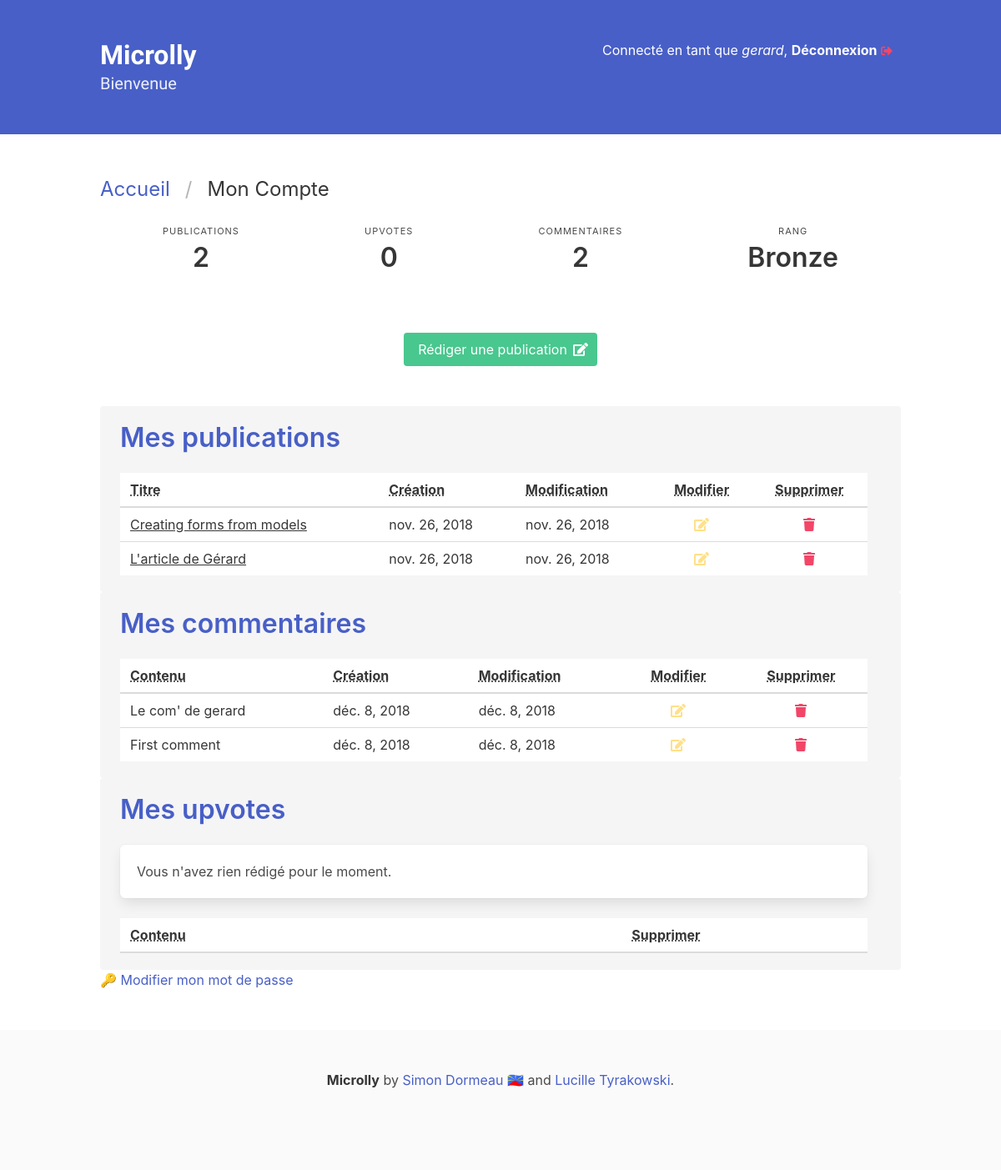
The app's page /accounts/ (signed in), older data.
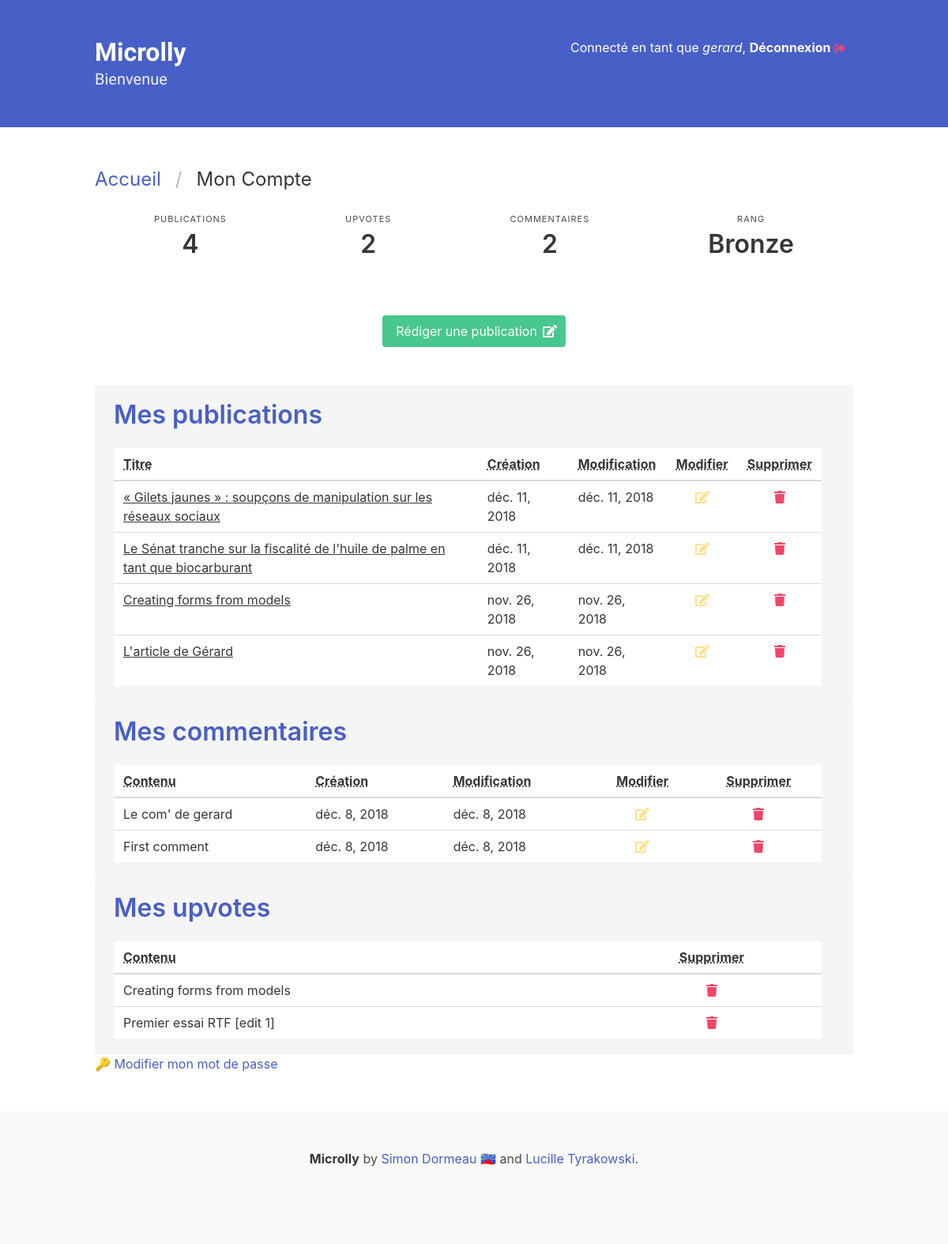
The same page, newer data.
### Microlly/models.py (models this page shows, shortened)
class Post(models.Model):
    title = models.CharField(max_length=150)
    body = RichTextField()
    author = models.ForeignKey(User, on_delete=models.CASCADE, related_name="posts")
    creation_date = models.DateField(auto_now_add=True)
    update_date = models.DateField(auto_now=True)
    class Meta:
        ordering = ("-id",)
        verbose_name = "Publication"
        verbose_name_plural = "Publications"

class Comment(models.Model):
    message = models.CharField(max_length=250)
    author = models.ForeignKey(User, on_delete=models.CASCADE, related_name="comments")
    post = models.ForeignKey(Post, on_delete=models.CASCADE, related_name="comments")
    creation_date = models.DateField(auto_now_add=True)
    update_date = models.DateField(auto_now=True)
    class Meta:
        ordering = ("-id",)
        verbose_name = "Commentaire"
        verbose_name_plural = "Commentaires"

class Like(models.Model):
    author = models.ForeignKey(User, on_delete=models.CASCADE, related_name="likes")
    post = models.ForeignKey(Post, on_delete=models.CASCADE, related_name="likes")
    class Meta:
        verbose_name = "Like"
        verbose_name_plural = "Likes"

### Microlly/views.py (the view)
# urls.py: path("accounts/", views.account, name="account"),
@login_required
def account(request):
    user_rank = ranking.get_rank(len(request.user.posts.all()))
    isaccountview = True
    return render(
        request,
        "account.html",
        {
            "isaccountview": isaccountview,
            "rank": user_rank,
        },
    )

### Microlly/ranking.py (called while the page is built)
def get_rank(number_of_posts):
    try:
        points = int(number_of_posts)
    except:
        points = 0
    ranks = [
        "Luke",
        "Platinium",
        "Gold",
        "Silver",
        "Bronze",
        "Noob",
    ]
    if points >= 10000:
        return ranks[0]
    if points >= 1000:
        return ranks[1]
    if points >= 100:
        return rank[2]
    if points >= 10:
        return ranks[3]
    if points >= 1:
        return ranks[4]
    if points >= 0:
        return ranks[5]

### Microlly/templates/account.html
{% extends 'base.html' %}
{% block body %}
    <nav class="breadcrumb is-large" aria-label="breadcrumbs">
        <ul>
            <li><a href="{% url 'Microlly:index' %}">Accueil</a></li>
            <li class="is-active"><a href="#" aria-current="page">Mon Compte</a></li>
        </ul>
    </nav>
    <nav class="level">
        <div class="level-item has-text-centered">
            <div>
            <p class="heading">Publications</p>
            <p class="title">{{ user.posts.count }}</p>
            </div>
        </div>
        <div class="level-item has-text-centered">
            <div>
            <p class="heading">Upvotes</p>
            <p class="title">{{ user.likes.count }}</p>
            </div>
        </div>
        <div class="level-item has-text-centered">
            <div>
            <p class="heading">Commentaires</p>
            <p class="title">{{ user.comments.count }}</p>
            </div>
        </div>
        <div class="level-item has-text-centered">
            <div>
            <p class="heading">Rang</p>
            <p class="title">{{ rank }}</p>
            </div>
        </div>
    </nav>
    <section class="section has-text-centered">
        <a href="{% url 'Microlly:create_post' %}" class="button is-success">
            <p>Rédiger une publication</p>
            <span class="icon white-text">
                <i class="fas fa-edit"></i>
            </span>
        </a>
    </section>
    <div class="container is-widescreen">
        <div class="notification">
            <h2 class="title has-text-link">Mes publications</h2>
            <table class="table is-hoverable is-fullwidth">
                <thead>
                    <tr>
                    <th><abbr title="Titre">Titre</abbr></th>
                    <th><abbr title="Date de création">Création</abbr></th>
                    <th><abbr title="Date de dernière modification">Modification</abbr></th>
                    <th class="has-text-centered"><abbr title="Modifier l'article">Modifier</abbr></th>
                    <th class="has-text-centered"><abbr title="Supprimer l'article">Supprimer</abbr></th>
                    </tr>
                </thead>
                <tbody>
                    {% for post in user.posts.all %}
                        <tr>
                            <td><a href="{% url 'Microlly:post' id=post.id %}">{{ post.title }}</a></td>
                            <td>{{ post.creation_date }}</td>
                            <td>{{ post.update_date }}</td>
                            <td class="has-text-centered">
                                <a href="{% url 'Microlly:edit_post' id=post.id %}">
                                    <span class="icon has-text-warning">
                                        <i class="fas fa-edit has-text-centered"></i>
                                    </span>
                                </a>
                            </td>
                            <td class="has-text-centered">
                                <a href="{% url 'Microlly:delete_post' id=post.id %}">
                                    <span class="icon has-text-danger">
                                        <i class="fas fa-trash has-text-centered"></i>
                                    </span>
                                </a>
                            </td>
                        </tr>
                    {% empty %}
                    <thead>
                        <div class="box">Vous n'avez rien rédigé pour le moment.</div>
                    </thead>
                    {% endfor %}
                </tbody>
            </table>
        </div>
    </div>
    <div class="container is-widescreen">
        <div class="notification">
            <h2 class="title has-text-link">Mes commentaires</h2>
            <table class="table is-hoverable is-fullwidth">
                <thead>
                    <tr>
                        <th><abbr title="Titre">Contenu</abbr></th>
                        <th><abbr title="Date de création">Création</abbr></th>
                        <th><abbr title="Date de dernière modification">Modification</abbr></th>
                        <th class="has-text-centered"><abbr title="Modifier l'article">Modifier</abbr></th>
                        <th class="has-text-centered"><abbr title="Supprimer l'article">Supprimer</abbr></th>
                    </tr>
                </thead>
                <tbody>
                    {% for comment in user.comments.all %}
                    <tr>
                        <td>{{ comment.message|truncatechars:25 }}</td>
                        <td>{{ comment.creation_date }}</td>
                        <td>{{ comment.update_date }}</td>
                        <td class="has-text-centered">
                            <a href="{% url 'Microlly:comment_update' id=comment.id %}">
                                <span class="icon has-text-warning">
                                    <i class="fas fa-edit has-text-centered"></i>
                                </span>
                            </a>
                        </td>
                        <td class="has-text-centered">
                            <a href="{% url 'Microlly:comment_delete' id=comment.id %}">
                                <span class="icon has-text-danger">
                                    <i class="fas fa-trash has-text-centered"></i>
                                </span>
                            </a>
                        </td>
                        </tr>
                        {% empty %}
                            <div class="box">Vous n'avez rien rédigé pour le moment.</div>
                        {% endfor %}
                </tbody>
            </table>
        </div>
    </div>
    <div class="container is-widescreen">
        <div class="notification">
            <h2 class="title has-text-link">Mes upvotes</h2>
            <table class="table is-hoverable is-fullwidth">
                <thead>
                    <tr>
                        <th><abbr title="Titre">Contenu</abbr></th>
                        <th class="has-text-centered"><abbr title="Supprimer l'article">Supprimer</abbr></th>
                    </tr>
                </thead>
                <tbody>
                    {% for like in user.likes.all %}
                        <tr>
                            <td>{{ like.post.title|truncatechars:50 }}</td>
                            <td class="has-text-centered">
                                <a href="{% url 'Microlly:post_like' id=like.post.id %}">
                                    <span class="icon has-text-danger">
                                        <i class="fas fa-trash has-text-centered"></i>
                                    </span>
                                </a>
                            </td>
                        </tr>
                        {% empty %}
                            <div class="box">Vous n'avez rien rédigé pour le moment.</div>
                        {% endfor %}
                </tbody>
            </table>
        </div>
    </div>
        <a href="{% url 'Microlly:password_change' %}">
            <p>🔑 Modifier mon mot de passe</p>
        </a>
{% endblock body %}

### Microlly/templates/base.html (shortened to what this page needs)
<!DOCTYPE html>
<html>
<head>
    {% include "head.html" %}
</head>
<header>
    <section class="hero is-link">
        <div class="hero-body">
            <div class="container">
                {% if user.is_authenticated %}
                <div class="is-pulled-right">Connecté en tant que
                    <i>{{ user.username }}</i>,
                    <a href="{% url 'Microlly:logout' %}">
                        <strong>Déconnexion</strong>
                        <span class="icon has-text-danger">
                            <i class="fas fa-sm fa-sign-out-alt"></i>
                        </span>
                    </a>
                </div>
                {% else %}
                <a href="{% url 'Microlly:login' %}" class="is-pulled-right">Se connecter</a>
                {% endif %}
                <h1 class="title" clas="is-overlay">
                    <a href="{% url 'Microlly:index' %}" class="microlly">Microlly</a>
                </h1>
                <h2 class="subtitle microlly">
                    Bienvenue
                </h2>
            </div>
        </div>
    </section>
</header>
<body>
    <main>
        <section class="section wrapper">
            <div class="container">
                 {% block body %} {% endblock body %}
            </div>
        </section>
    </main>
    <footer class="footer">
        <div class="content has-text-centered">
            <p>
                <strong>Microlly</strong> by
                <a href="https://simondormeau.fr" target="_blank">Simon Dormeau 🇷🇪 </a> and
                <a href="https://www.flickr.com/photos/biayo/3683976815" target="_blank">Lucille Tyrakowski</a>.
            </p>
        </div>
    </footer>
</body>
</html>

### Microlly/templates/head.html (shortened to what this page needs)
    <link rel="stylesheet" href="https://cdnjs.cloudflare.com/ajax/libs/bulma/0.7.2/css/bulma.min.css">
    {% load static %}
    <link href="{% static 'base.css' %}" rel="stylesheet" type="text/css">

### Microlly/static/base.css (style rules this page uses)
body { display: flex; min-height: 100vh; flex-direction: column; }
main { flex: 1; transition: all 1s ease-out; }
.icon { display: inline-block; }
.microlly { font-family: 'Gruppo', cursive; }

Row changes from the older to the newer data that the page shows:
added Post: title "« Gilets jaunes » : soupçons de manipulation sur les réseaux sociaux", creation_date "déc. 11, 2018", update_date "déc. 11, 2018"
added Post: title "Le Sénat tranche sur la fiscalité de l'huile de palme en tant que biocarburant", creation_date "déc. 11, 2018", update_date "déc. 11, 2018"
added Like: post "Creating forms from models"
added Like: post "Premier essai RTF [edit 1]"
Text that changed along with them:
{{ user.posts.count }}: "2" → "4"
{{ user.likes.count }}: "0" → "2"
text no longer shown: "Vous n'avez rien rédigé pour le moment."
